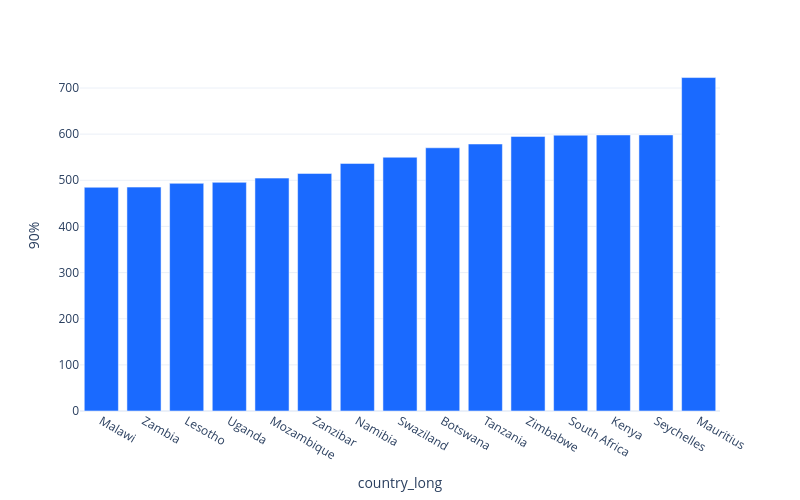

This figure's notebook cell:
### Markdown cell above
Notable influences are home language and the socioeconomic status. It seems like students that both speak Engish at home often (but not all the time) and have a comfortable standard of living tend to perform the best.

Now, let's see how a student's nationality might affect their performance.

### Code cell
africa["country_long"].bar(method = "90%", 
                            of = "pred_zmalocp",
                            max_cardinality = 50,
                            width = 800)

### Figure 1 — Plotly figure (JSON) as saved in the notebook; plotly's stock layout.template omitted (floating-point values rounded to 4 significant figures)
{"data": [{"alignmentgroup": "True", "hovertemplate": "x=%{x}<br>y=%{y}<extra></extra>", "legendgroup": "", "marker": {"color": "#1A6AFF", "pattern": {"shape": ""}}, "name": "", "offsetgroup": "", "orientation": "v", "showlegend": false, "textposition": "auto", "type": "bar", "x": ["Malawi", "Zambia", "Lesotho", "Uganda", "Mozambique", "Zanzibar", "Namibia", "Swaziland", "Botswana", "Tanzania", "Zimbabwe", "South Africa", "Kenya", "Seychelles", "Mauritius"], "xaxis": "x", "y": [484.9, 485.2, 493.4, 495.6, 504.7, 514.9, 536.6, 550.0, 570.5, 578.6, 595.0, 597.7, 598.3, 598.4, 722.7], "yaxis": "y"}], "layout": {"barmode": "relative", "height": 500, "legend": {"tracegroupgap": 0}, "margin": {"t": 60}, "width": 800, "xaxis": {"anchor": "y", "autorange": true, "domain": [0, 1], "range": [-0.5, 14.5], "title": {"text": "country_long"}, "type": "category"}, "yaxis": {"anchor": "x", "autorange": true, "domain": [0, 1], "range": [0, 760.7], "title": {"text": "90%"}, "type": "linear"}}}
